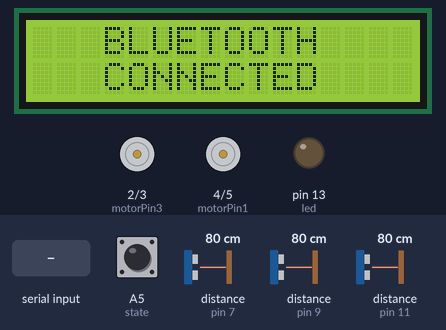
A sketch run on a simulated Arduino Uno, built with avr-gcc and run on an emulated ATmega328P. On the bench: 16×2 character LCD, motor-driver pin pairs drawn as motors (green arrow = first pin HIGH = forward, orange = second pin HIGH = backward, longer = more drive), output pins drawn as LEDs (lit = HIGH). The test bench sets the inputs (shaded band); at power-on: distance to the obstacle (sensors on pin 7, pin 9, pin 11) 80 cm, A5 (state) HIGH. The echo pulse lasts 58.3 µs per cm; pins used as bus, display or sensor lines are not drawn; what the sketch prints to the serial monitor is not drawn.

Above: at 3.1 s.
At 4.2 s:
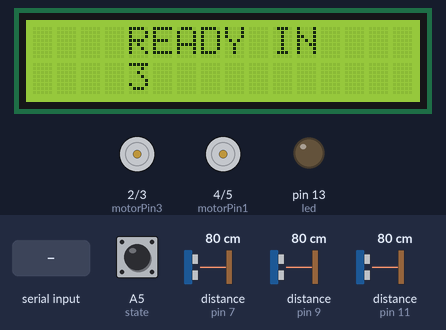
4.3 s: "W" received over Serial
At 9.5 s:
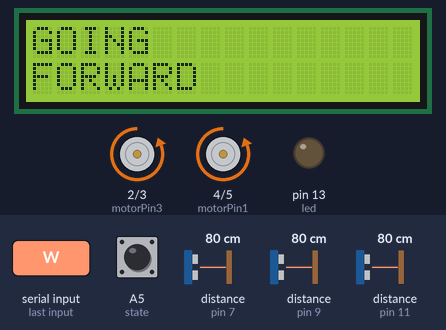
10.6 s: distance to the obstacle (sensor on pin 7) set to 36 cm
12.1 s: distance to the obstacle (sensor on pin 7) set to 29 cm
At 13.3 s:
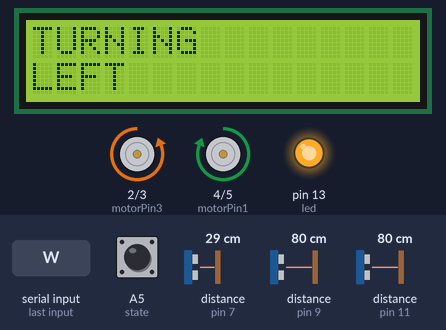
13.6 s: distance to the obstacle (sensor on pin 9) set to 34 cm
35.6 s: distance to the obstacle (sensor on pin 9) set to 28 cm
At 38.0 s:
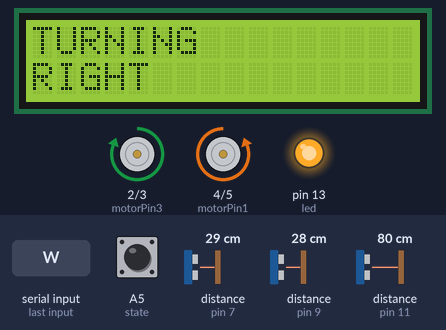
43.6 s: distance to the obstacle (sensor on pin 11) set to 36 cm
46.9 s: distance to the obstacle (sensor on pin 11) set to 28 cm
At 49.2 s:
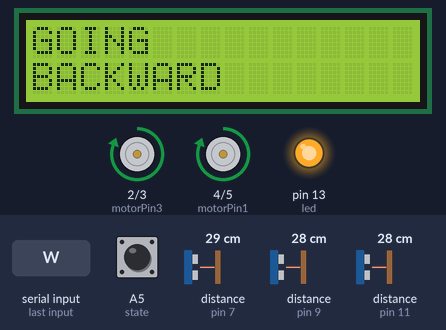
Timing chart, 0 to 50.7 s (numbered marks = the images above; inputs shaded):
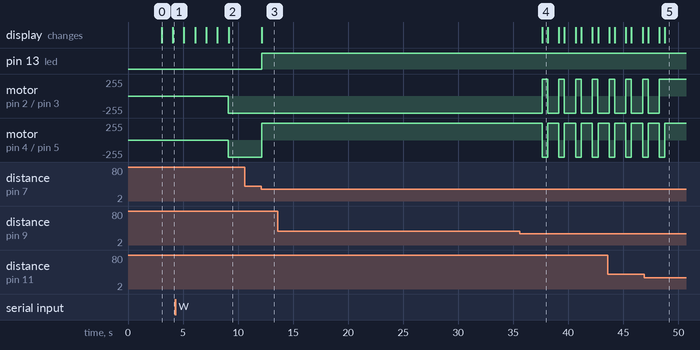

Measured:
- the behaviour switches between 32 and 31 cm on distance to the obstacle (sensor on pin 7) (found by bisection; images 2 and 3)
- the behaviour switches between 32 and 31 cm on distance to the obstacle (sensor on pin 9) (found by bisection; images 3 and 4)
- the behaviour switches between 32 and 31 cm on distance to the obstacle (sensor on pin 11) (found by bisection; images 4 and 5)
- after the input at 4.3 s, motor on pin 2 (motorPin3) / pin 3 (motorPin4), motor on pin 4 (motorPin1) / pin 5 (motorPin2): stopped → backward 255/255 after 4.8 s; the display: first differs from a run without the input after 3.8 s (image 2 shows a later state)
- after the input at 10.6 s, every drawn part: stays the same
- after the input at 12.1 s, pin 13 (led): LOW → HIGH after 0.05 s; motor on pin 4 (motorPin1) / pin 5 (motorPin2): backward 255/255 → forward 255/255 after 0.05 s; the display: changes after 0.05 s (image 3)
- after the input at 13.6 s, every drawn part: stays the same
- after the input at 35.6 s, motor on pin 2 (motorPin3) / pin 3 (motorPin4): alternates forward 255/255 for 0.52 s and backward 255/255 for 1.0 s, starting after 2.0 s; motor on pin 4 (motorPin1) / pin 5 (motorPin2): alternates forward 255/255 for 1.0 s and backward 255/255 for 0.52 s, starting after 2.0 s; the display: changes after 2.0 s (image 4)
- after the input at 46.9 s, motor on pin 2 (motorPin3) / pin 3 (motorPin4): goes on until 48.3 s, then stays forward 255/255; motor on pin 4 (motorPin1) / pin 5 (motorPin2): goes on until 48.8 s, then stays forward 255/255; the display: first differs from a run without the input after 1.9 s (image 5)

The sketch:

motor_code_adadad.ino
```cpp
#include <LiquidCrystal.h>
LiquidCrystal lcd(12, A0, A4, A3, A2, A1);
//0 left
//1 right
//L293D
//Motor A
const int motorPin1  = 4, motorPin2  = 5; // LEFT MOTOR
//Motor B
const int motorPin3  = 2, motorPin4  = 3; // RIGHT MOTOR
//ultrasonic sensor
const int trigPin = 6, echoPin = 7, trigPin0 = 8, echoPin0 = 9, trigPin1 = 10, echoPin1 = 11;
long duration, duration0, duration1;
int distance, distance0, distance1, led = 13, l, s = 0;

//BLUETOOTH
char ch, str[2], i;
int state = A5, k = 3, z = 1;

//BLUETOOTH SYMBOL
byte bluetoothsymbol[] = {
  B00110,
  B10101,
  B01101,
  B00110,
  B01101,
  B10101,
  B00110,
  B00000,
};

byte smily[] = {
  B00000,
  B00000,
  B01010,
  B00000,
  B10001,
  B01110,
  B00000,
  B00000,
};

void setup() {
  //BLUETOOTH
  pinMode(state, INPUT);

  //BLUETOOTH SYMBOL
  lcd.createChar(0, bluetoothsymbol);

  //SMILY
  lcd.createChar(1, smily);

  //MOTOR
  pinMode(motorPin1, OUTPUT);
  pinMode(motorPin2, OUTPUT);
  pinMode(motorPin3, OUTPUT);
  pinMode(motorPin4, OUTPUT);

  //ULTRASONIC SENSOR
  pinMode(trigPin, OUTPUT); // Sets the trigPin as an Output
  pinMode(echoPin, INPUT); // Sets the echoPin as an Input
  pinMode(trigPin0, OUTPUT); // Sets the trigPin as an Output
  pinMode(echoPin0, INPUT); // Sets the echoPin as an Input
  pinMode(trigPin1, OUTPUT); // Sets the trigPin as an Output
  pinMode(echoPin1, INPUT); // Sets the echoPin as an Input
  Serial.begin(9600);// Starts the serial communication

  //LED
  pinMode(led, OUTPUT);

  //LCD
  lcd.begin(16, 2);
  lcd.setCursor(3, 0);
  lcd.print("WELCOME TO");
  lcd.setCursor(6, 1);
  lcd.print("AOAR");
  delay(3000);
  lcd.clear();
  lcd.setCursor(1, 0);
  lcd.print("PLZ... CONNECT");
  lcd.setCursor(2, 1);
  lcd.print("TO BLUETOOTH");
  s = digitalRead(state);
}

void loop() {

  if (s == LOW) {
    s = digitalRead(state);
  }

  if (k >= 1) {

    if (s == HIGH)
    {

      while (k >= 1) {

        if (k == 3) {
          lcd.clear();
          lcd.setCursor(3, 0);
          lcd.print("BLUETOOTH");
          lcd.setCursor(3, 1);
          lcd.print("CONNECTED");
          delay(1000);
        }

        lcd.clear();
        lcd.setCursor(4, 0);
        lcd.print("READY IN");
        lcd.setCursor(4, 1);
        lcd.print(k);
        k--;
        delay(1000);

        if (k == 0) {
          lcd.clear();
          lcd.setCursor(7, 0);
          lcd.print("GO");
          delay(1000);
        }
      }
    }
  }

  ctbt();

  //BLUETOOTH

  while (Serial.available())
  {

    char ch = Serial.read();
    str[i++] = ch;

    if (ch == 'w') {
      //STOP
      stop();
      lcd.clear();
      lcd.setCursor(5, 0);
      lcd.print("MANUAL");
      lcd.setCursor(6, 1);
      lcd.print("MODE");
      z = 1;
    }

    while (str[i - 1] == 'W')
    {

      if (z == 1) {
        lcd.clear();
        lcd.setCursor(3, 0);
        lcd.print("AUTOMATIC");
        lcd.setCursor(6, 1);
        lcd.print("MODE");
        delay(1000);
        z--;
      }

      char ch = Serial.read();

      if (ch == 'w') {
        //STOP
        stop();
        lcd.clear();
        lcd.setCursor(5, 0);
        lcd.print("MANUAL");
        lcd.setCursor(6, 1);
        lcd.print("MODE");
        z = 1;
        break;
      }

      //ULTRASONIC SENSOR

      sensor();

      //SENSOR 2

      sensor2();

      //SENSOR 3

      sensor3();

      lcd.clear();
      lcd.setCursor(0, 0);
      lcd.print("GOING");
      lcd.setCursor(0, 1);
      lcd.print("FORWARD");

      if (distance0 <= 10) {
        //TURNING RIGHT
        lcd.clear();
        lcd.setCursor(0, 0);
        lcd.print("TURNING");
        lcd.setCursor(0, 1);
        lcd.print("RIGHT");
        right();
        delay(500);
      }

      else if (distance1 <= 10) {
        //TURNING LEFT
        lcd.clear();
        lcd.setCursor(0, 0);
        lcd.print("TURNING");
        lcd.setCursor(0, 1);
        lcd.print("LEFT");
        digitalWrite(led, HIGH);
        left();
        delay(1000);
      }

      //MAIN

      else if (distance <= 30)
      {
        //TURNING LEFT
        lcd.clear();
        lcd.setCursor(0, 0);
        lcd.print("TURNING");
        lcd.setCursor(0, 1);
        lcd.print("LEFT");
        digitalWrite(led, HIGH);
        left();
        delay(1000);

        if (distance0 <= 30) {
          //TURNING RIGHT
          lcd.clear();
          lcd.setCursor(0, 0);
          lcd.print("TURNING");
          lcd.setCursor(0, 1);
          lcd.print("RIGHT");
          right();
          delay(500);

          if (distance1 <= 30) {

            for (; distance0 <= 30 || distance1 <= 30;)
            {
              //GOING BACKWARD
              lcd.clear();
              lcd.setCursor(0, 0);
              lcd.print("GOING");
              lcd.setCursor(0, 1);
              lcd.print("BACKWARD");
              backward();
              delay(1000);
              l++;

              //SENSOR 2 left

              sensor2();

              //SENSOR 3 right

              sensor3();
            }

            if (l > 0) {
              delay(1000);
              l = 0;

              //SENSOR 2 left

              sensor2();

              //SENSOR 3 right

              sensor3();

              if (distance0 < distance1) {
                //TURNING RIGHT
                lcd.clear();
                lcd.setCursor(0, 0);
                lcd.print("TURNING");
                lcd.setCursor(0, 1);
                lcd.print("RIGHT");
                right();
                delay(1000);
              }

              else {
                //LEFT
                lcd.clear();
                lcd.setCursor(0, 0);
                lcd.print("TURNING");
                lcd.setCursor(0, 1);
                lcd.print("LEFT");
                left();
                delay(1000);
              }
            }
          }
        }
      }

      else {
        //FORWARD
        digitalWrite(led, LOW);
        forward();
      }
    }

    //    manual:

    if (str[i - 1] == 'F')
    {
      lcd.clear();
      lcd.setCursor(5, 0);
      lcd.print("MANUAL");
      lcd.setCursor(4, 1);
      lcd.print("FORWARD");
      Serial.println("Forward");
      forward();
      i = 0;
    }

    else if (str[i - 1] == 'L')
    {
      lcd.clear();
      lcd.setCursor(5, 0);
      lcd.print("MANUAL");
      lcd.setCursor(6, 1);
      lcd.print("LEFT");
      Serial.println("Left");
      left();
      i = 0;
    }

    else if (str[i - 1] == 'R')
    {
      lcd.clear();
      lcd.setCursor(5, 0);
      lcd.print("MANUAL");
      lcd.setCursor(5, 1);
      lcd.print("RIGHT");
      Serial.println("Right");
      right();
      i = 0;
    }

    else if (str[i - 1] == 'B')
    {
      lcd.clear();
      lcd.setCursor(5, 0);
      lcd.print("MANUAL");
      lcd.setCursor(4, 1);
      lcd.print("BACKWARD");
      Serial.println("Backward");
      backward();
      i = 0;
    }

    else if (str[i - 1] == 'U' || str[i - 1] == 'u')
    {
      lcd.clear();
      lcd.setCursor(5, 0);
      lcd.print("MANUAL");
      lcd.setCursor(6, 1);
      lcd.print("STOP");
      Serial.println("STOP");
      stop();
      i = 0;
    }
  }
}

void forward() {
  ctbt();
  digitalWrite(motorPin3, LOW);
  digitalWrite(motorPin4, HIGH);
  digitalWrite(motorPin1, LOW);
  digitalWrite(motorPin2, HIGH);
}

void backward() {
  ctbt();
  digitalWrite(motorPin3, HIGH);
  digitalWrite(motorPin4, LOW);
  digitalWrite(motorPin1, HIGH);
  digitalWrite(motorPin2, LOW);
}

void stop() {
  digitalWrite(motorPin3, LOW);
  digitalWrite(motorPin4, LOW);
  digitalWrite(motorPin1, LOW);
  digitalWrite(motorPin2, LOW);
}

void right() {
  ctbt();
  digitalWrite(motorPin1, LOW);
  digitalWrite(motorPin2, HIGH);
  digitalWrite(motorPin3, HIGH);
  digitalWrite(motorPin4, LOW);
}

void left() {
  ctbt();
  digitalWrite(motorPin3, LOW);
  digitalWrite(motorPin4, HIGH);
  digitalWrite(motorPin1, HIGH);
  digitalWrite(motorPin2, LOW);
}

void ctbt() {
  if (k == 0) {
    s = digitalRead(state);
    if (s == LOW)
    {
      lcd.setCursor(15, 0);
      lcd.write(byte(0));
      if (z == 1)
      {
        lcd.setCursor(0, 0);
        lcd.print("   BLUETOOTH");
        lcd.setCursor(0, 1);
        lcd.print("  DISCONNECTED");
        stop();
        while (1) {
          s = digitalRead(state);
          if (s == HIGH)
          {
            lcd.setCursor(0, 0);
            lcd.print("   BLUETOOTH");
            lcd.setCursor(0, 1);
            lcd.print("   CONNECTED    ");
            break;
          }
        }
      }
    }
    else {
      if (z == 1) {
        lcd.setCursor(15, 0);
        lcd.write(byte(1));
      }
      else {
        lcd.setCursor(15, 0);
        lcd.print("  ");
      }
    }
  }
}

void sensor() {
  // Clears the trigPin
  digitalWrite(trigPin, LOW);
  delayMicroseconds(2);
  // Sets the trigPin on HIGH state for 10 micro seconds
  digitalWrite(trigPin, HIGH);
  delayMicroseconds(10);
  digitalWrite(trigPin, LOW);
  // Reads the echoPin, returns the sound wave travel time in microseconds
  duration = pulseIn(echoPin, HIGH);
  // Calculating the distance
  distance = duration * 0.034 / 2;
  // Prints the distance on the Serial Monitor
  Serial.print("distance: ");
  Serial.println(distance);
}

void sensor2() {
  // Clears the trigPin
  digitalWrite(trigPin0, LOW);
  delayMicroseconds(2);
  // Sets the trigPin on HIGH state for 10 micro seconds
  digitalWrite(trigPin0, HIGH);
  delayMicroseconds(10);
  digitalWrite(trigPin0, LOW);
  // Reads the echoPin, returns the sound wave travel time in microseconds
  duration0 = pulseIn(echoPin0, HIGH);
  // Calculating the distance
  distance0 = duration0 * 0.034 / 2;
  // Prints the distance on the Serial Monitor
  Serial.print("distance0: ");
  Serial.println(distance0);
}

void sensor3() {
  // Clears the trigPin
  digitalWrite(trigPin1, LOW);
  delayMicroseconds(2);
  // Sets the trigPin on HIGH state for 10 micro seconds
  digitalWrite(trigPin1, HIGH);
  delayMicroseconds(10);
  digitalWrite(trigPin1, LOW);
  // Reads the echoPin, returns the sound wave travel time in microseconds
  duration1 = pulseIn(echoPin1, HIGH);
  // Calculating the distance
  distance1 = duration1 * 0.034 / 2;
  // Prints the distance on the Serial Monitor
  Serial.print("distance1: ");
  Serial.println(distance1);
}
```
